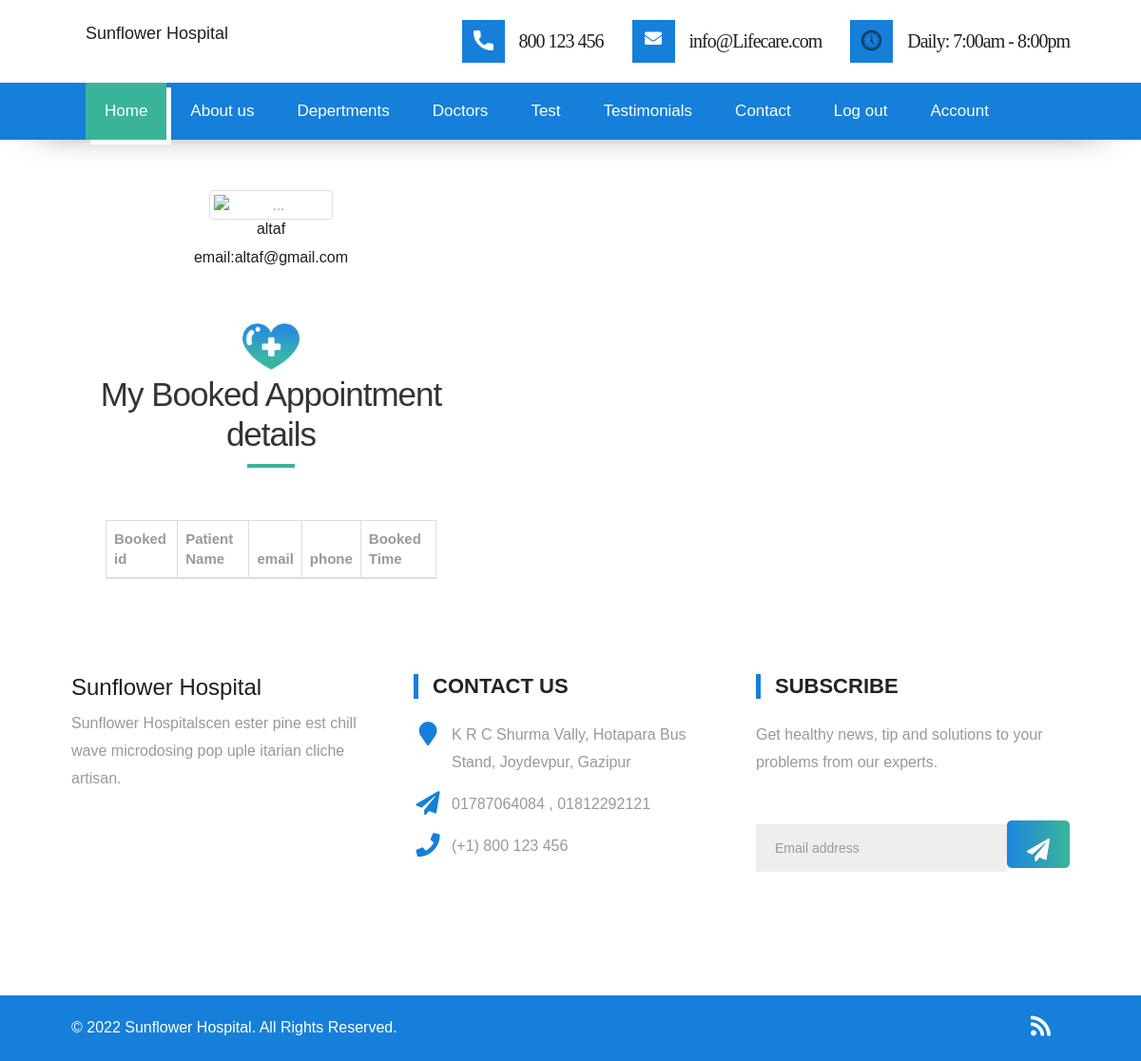
The page /accounts/account/ (signed in) on the database as committed earlier.
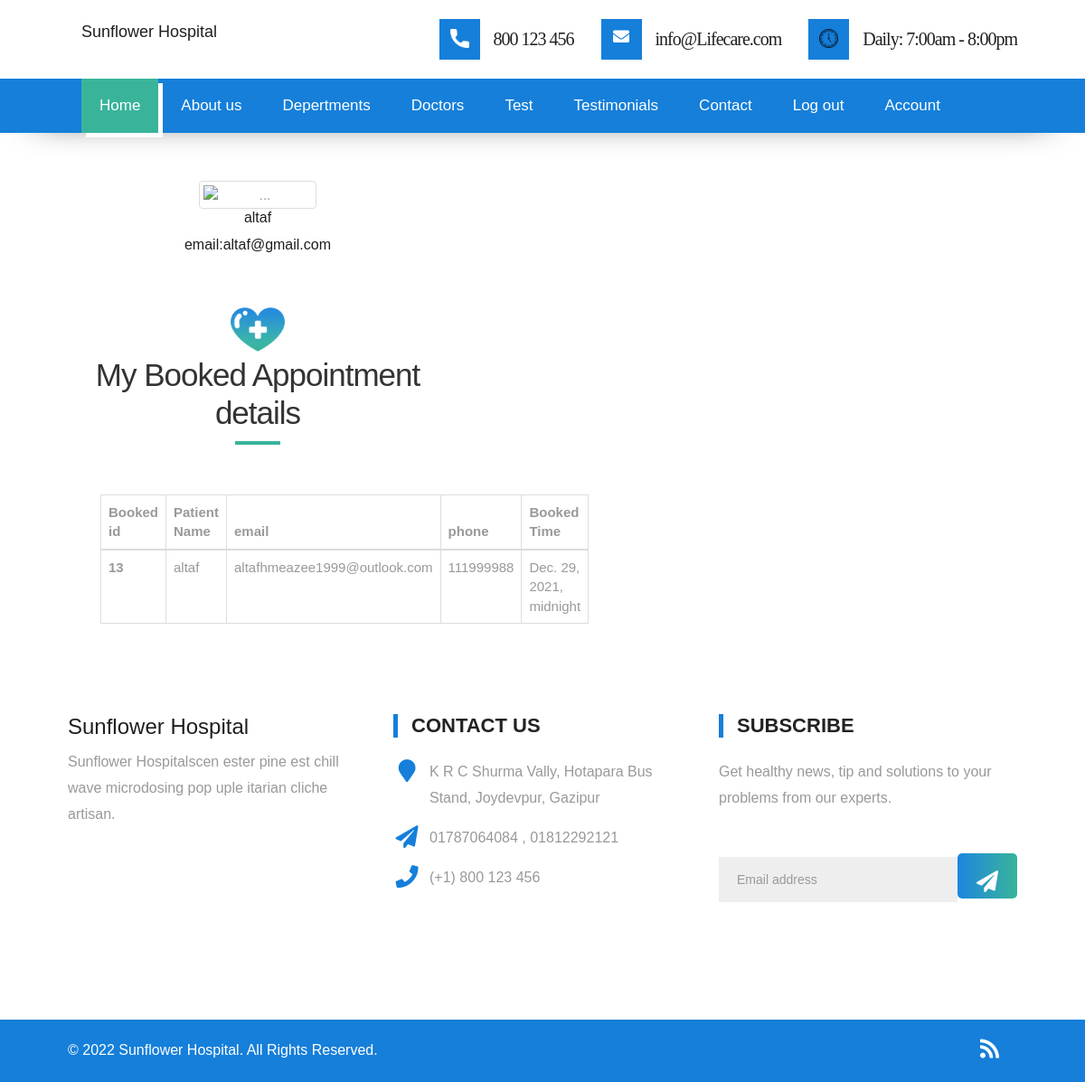
The same page on the database as committed later.
### contactapp/models.py (models this page shows, shortened)
class Appointment(models.Model):
    name = models.CharField(max_length=200)
    email = models.CharField(max_length=200, null=True, blank=True)
    phone = models.IntegerField(null=True, blank=True)
    patient = models.ForeignKey(User, on_delete=models.SET_NULL, null=True)
    doctor = models.ForeignKey(Doctor, on_delete=models.SET_NULL, null=True)
    date = models.DateTimeField(default=datetime.now, blank=True)
    meassage =models.TextField()

### accounts/views.py (the view)
# urls.py: path("account/",views.account,name='account'),
def account(request):
    my_profile = Appointment.objects.filter(patient=request.user)
    return render(request,'accounts/account.html',{'my_profile':my_profile})

### templates/accounts/account.html (shortened to what this page needs)
{% extends 'base.html' %}
{% load static %}
{% block content %}
{% include 'homeapp/navbar.html' %}
<div class="container login-responsive ">
<div class="row py-5 px-4 ">
    <div class="col-md-5 mx-auto">
            <div class="row">
            <div class="container ">
                <div class="heading">
                    <div class="bg-white shadow rounded overflow-hidden ">
                        <div class="px-4 pt-0 pb-4 cover">
                            <div class="media align-items-end profile-head">
                                <div class="profile mr-3"><img src="https://images.unsplash.com/photo-1522075469751-3a6694fb2f61?ixlib=rb-1.2.1&ixid=eyJhcHBfaWQiOjEyMDd9&auto=format&fit=crop&w=500&q=80" alt="..." width="130" class="rounded mb-2 img-thumbnail">
                                    <h4 class="mt-0 mb-0">{{request.user}}</h4>
                                </div>
                                <div class="media-body mb-5 text-white">
                                    <h4 class="mt-0 mb-0">email:{{request.user.email}}</h4>
                                </div>
                            </div>
                        </div>
                </div>
               </div>
               </div>
            <div class="container ">
                <div class="heading">
                  <span class="icon-logo"><img src="{% static 'images/icon-logo.png' %}" alt="#"></span>
                  <h2>My Booked Appointment details</h2>
               </div>
               </div>
              </div>
              <div class="container  py-5">
                  <table class="table table-bordered table-hover">
                    <thead class="thead-dark">
                      <tr>
                        <th scope="col">Booked id</th>
                        <th scope="col">Patient Name</th>
                        <th scope="col">email</th>
                        <th scope="col">phone</th>
                        <th scope="col">Booked Time</th>
                      </tr>
                    </thead>
                    <tbody>
                        {% for app in my_profile %}
                      <tr>
                        <th scope="row">{{app.id}}</th>
                        <td>{{app.patient}}</td>
                        <td>{{app.email}}</td>
                        <td>{{app.phone}}</td>
                        <td>{{app.date}}</td>
                      </tr>
                      {% endfor %}
                    </tbody>
                  </table>
                  </div>
        </div>
    </div>
</div>
{% include 'homeapp/footer.html' %}
{% endblock %}

Rows that differ between the two databases and show on the page:
added Appointment: id "13", patient "altaf", email "altafhmeazee1999@outlook.com", phone "111999988", date "Dec. 29, 2021, midnight"
